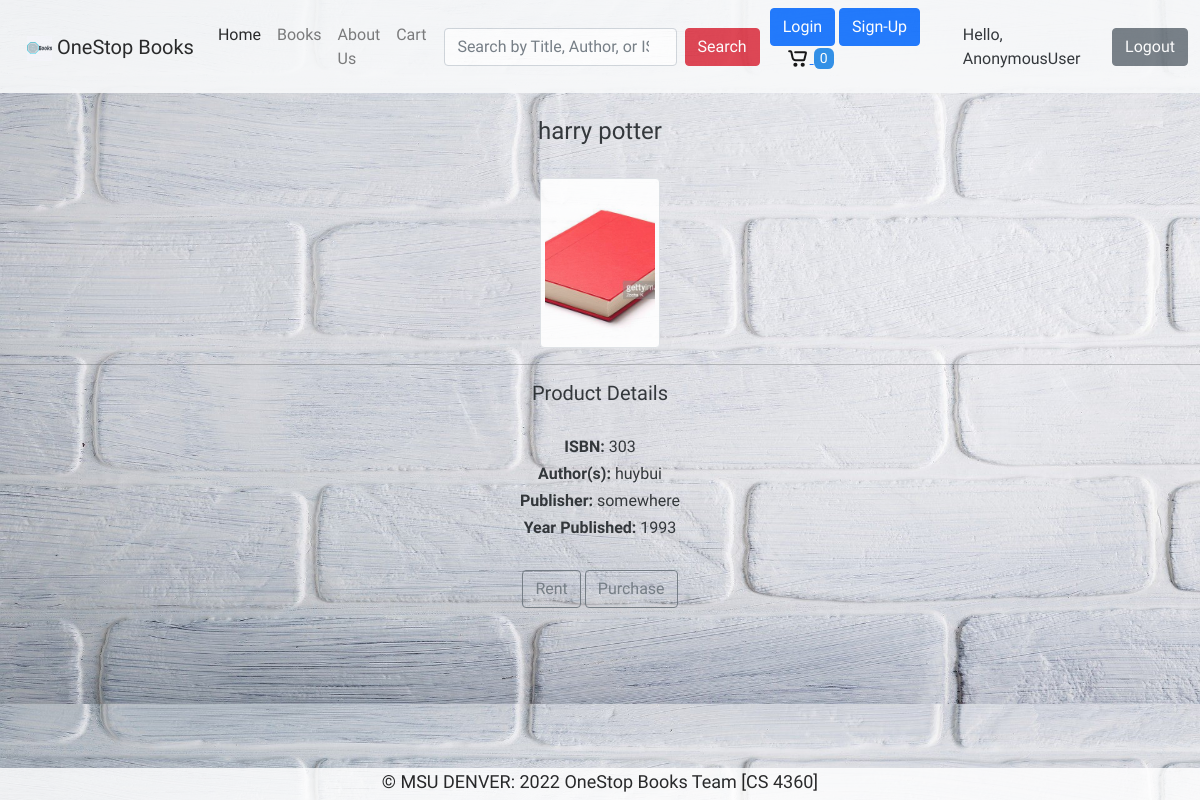
Screenshot of /product/303 with the database file from the repository.
### bookstore/models.py (models this page shows, shortened)
class Book(models.Model):
    isbn = models.CharField(_("isbn"), max_length = 30, primary_key = True)
    title = models.CharField(_("title"), max_length = 100)
    authors = models.CharField(_("authors"), max_length = 100)
    year_public = models.IntegerField(_("year_public"), null = True)
    publisher = models.CharField(_("publisher"), max_length = 100, null = True)
    thumbnail_pic = models.ImageField(_("thumbnail_pic"), null = True, blank = True, upload_to ="static/images/books")
    price = models.IntegerField(_("price"), max_length = 10)
    quantity = models.IntegerField(_("Quantity"), max_length = 10)

### bookstore/views.py (the view)
# urls.py: path('product/<str:isbn>', product_view, name='product')
def product_view(request, isbn):
    book = Book.objects.get(isbn = isbn)
    return render(request, "product.html", {'book': book})

### templates/product.html
{%extends 'base.html'%}
{% load static %}
{% block content %}
<div>
    <br>
    <div class="text-center">
        <h4>{{book.title}}</h4>
        <br>
        <img class="thumbnail img-thumbnail center-block" src="{{book.thumbnail_pic.url}}">
        <hr>
        <h5>Product Details</h5>
        <br>
        <h6><strong>ISBN:</strong> {{book.isbn}}</h6>
        <h6><strong>Author(s):</strong> {{book.authors}}</h6>
        <h6><strong>Publisher:</strong> {{book.publisher}}</h6>
        <h6><strong>Year Published:</strong> {{book.year_public}}</h6>
        <br>
        <a class="btn btn-outline-secondary" href="#">Rent</a>
        <a class="btn btn-outline-secondary" href="#">Purchase</a>
    </div>
</div>
{% endblock %}

### static/css/style.css (style rules this page uses)
body { background-color: hsl(36, 100%, 99%); background: url("/static/images/simple2.jpg"); opacity: 90%; width: 100%; background-position: center; background-size: cover; position: relative; font-family: 'Hubballi', cursive; }
.thumbnail { width: 120px; height: 170px; object-fit: cover; }

### rows the page displays
Book: title "harry potter", thumbnail_pic (picture), isbn "303", authors "huybui", publisher "somewhere", year_public "1993"

### other values shown
{{ request.user }} "AnonymousUser"
